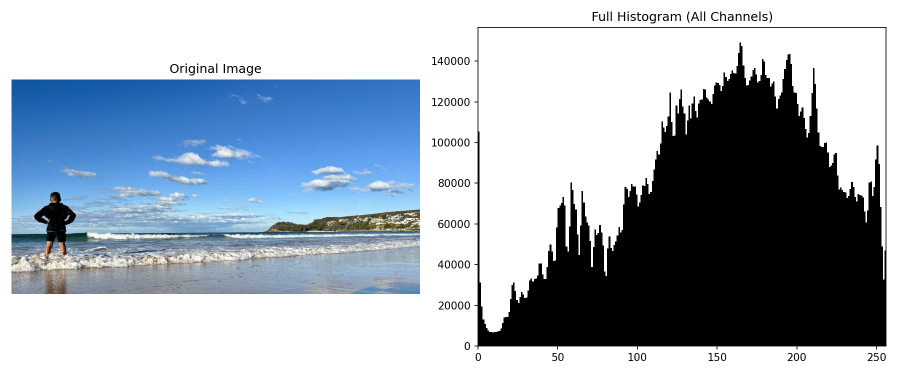
#> input picture prep-scratch/histogram_original.png, 1800 x 750 px, given as the content of the folder inputs, which was not available (shown at 1/2 size)
$ python histograms.py
#> lines starting #> are read from the running program, lines starting #| are printed output that depends on the picture; after the words box and inside, x2 and y2 are one past the last pixel; in counts of white or black regions, pixels touching at a corner belong together; pictures that were not available may be replaced by others from this repository, and a replacement may not be noted
import cv2
import matplotlib
matplotlib.use('Agg')  # Non-interactive backend - saves files without displaying
import matplotlib.pyplot as plt
import numpy as np
import os
import glob

# Folders
input_folder = 'inputs'
output_folder = 'output'
os.makedirs(output_folder, exist_ok=True)

# Find all images in the inputs folder
image_extensions = ['*.jpg', '*.jpeg', '*.png', '*.bmp', '*.tiff', '*.tif']
image_files = []
for ext in image_extensions:
    image_files.extend(glob.glob(os.path.join(input_folder, ext)))
    image_files.extend(glob.glob(os.path.join(input_folder, ext.upper())))

if not image_files:
    print(f"No images found in '{input_folder}/' folder.")
    print("Please add images (.jpg, .png, .bmp, .tiff) to the inputs folder.")
    exit(1)

print(f"Found {len(image_files)} image(s) in '{input_folder}/'")


def create_color_histogram(img_rgb, ax, title):
    """Create a histogram where each bar is colored by the average color at that brightness level."""
    # Calculate brightness (luminance) for each pixel
    brightness = np.mean(img_rgb, axis=2).astype(int)

    # For each brightness level, find the average color of pixels at that level
    colors = []
    counts = []

    for level in range(256):
        mask = brightness == level
        count = np.sum(mask)
        counts.append(count)

        if count > 0:
            # Average color of all pixels at this brightness level
            avg_color = img_rgb[mask].mean(axis=0) / 255.0  # Normalize to 0-1 for matplotlib
            colors.append(avg_color)
        else:
            colors.append([0, 0, 0])  # Black for empty bins

    # Plot each bar with its corresponding color
    for level in range(256):
        if counts[level] > 0:
            ax.bar(level, counts[level], width=1, color=colors[level], edgecolor='none')

    ax.set_title(title)
    ax.set_xlabel('Pixel Intensity (0=dark, 255=bright)')
    ax.set_ylabel('Pixel Count')
    ax.set_xlim([0, 256])


def process_image(image_path):
    """Process a single image and generate all histogram outputs."""
#> called with image_path = '_only/histogram_original.png'
    # Get the base name without extension for output filenames
    basename = os.path.splitext(os.path.basename(image_path))[0]

    print(f"\nProcessing: {image_path}")

    # Load the image
    img_bgr = cv2.imread(image_path)
#> img_bgr is the input picture: shape (750, 1800, 3); mean B, G, R 185.3, 173.6, 162.5
    if img_bgr is None:
        print(f"  Error: Could not load image '{image_path}'")
        return

    img_rgb = cv2.cvtColor(img_bgr, cv2.COLOR_BGR2RGB)

    # --- Figure 1: Original Image with Color Histogram ---
    fig1, (ax1, ax2) = plt.subplots(1, 2, figsize=(12, 5))
    ax1.imshow(img_rgb)
    ax1.set_title('Original Image')
    ax1.axis('off')
    create_color_histogram(img_rgb, ax2, 'Color Histogram (bars colored by avg color at each brightness)')
#> in create_color_histogram, `brightness = np.mean(img_rgb, axis=2).astype(int)`:
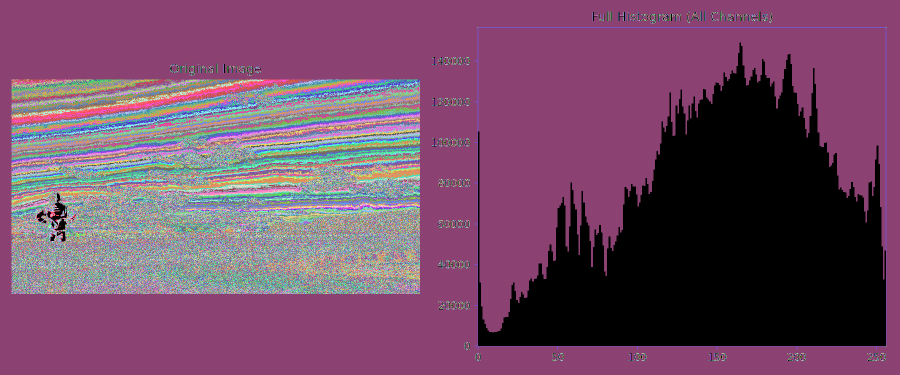
#> brightness: shape (750, 1800) int64 (shown at 1/2 size); 256 distinct labels, from 0 to 255; one colour per label, 0 black
#> the loop in create_color_histogram, `for level in range(256):` made 256 passes
#> (count, avg_color) on passes 1 to 12: (280139, [6.86e-07, 6.86e-07, 7.01e-06]), (494, [0.00235, 0.00301, 0.0093]), (276, [0.00536, 0.00695, 0.0142]), (237, [0.00935, 0.0111, 0.0176]), (211, [0.0132, 0.015, 0.0218]), (171, [0.0171, 0.0194, 0.0252]), (161, [0.0215, 0.0232, 0.0287]), (275, [0.0259, 0.027, 0.0309]), (140, [0.0301, 0.0309, 0.0354]), (108, [0.0323, 0.0344, 0.0418]), (139, [0.0378, 0.0379, 0.0442]), (103, [0.0412, 0.0412, 0.0493])
#> pass 1, in create_color_histogram, `mask = brightness == level`:
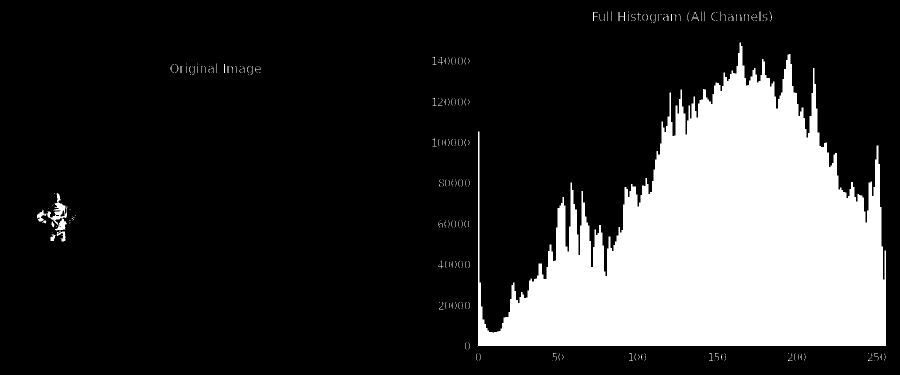
#> mask: shape (750, 1800) bool (shown at 1/2 size); 20.8% white; 284 white regions (243 under 20 px), largest, box (x1, y1, x2, y2) and area: (955, 85, 1772, 693) 275747, (94, 386, 135, 450) 790, (110, 437, 134, 461) 277
#> pass 2, in create_color_histogram, `mask = brightness == level`:
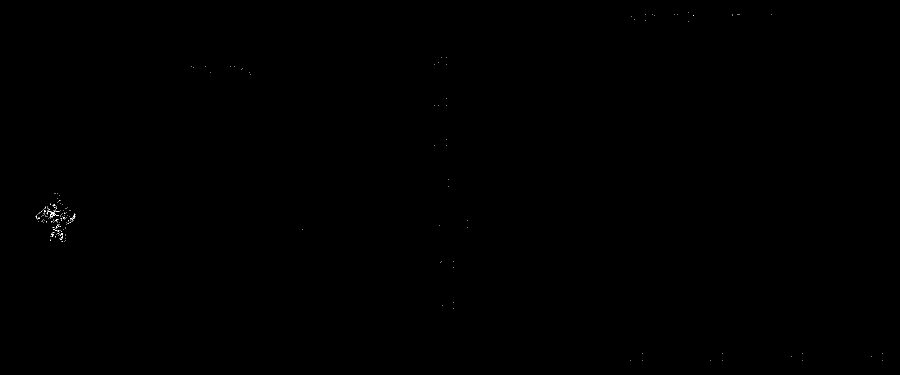
#> mask: shape (750, 1800) bool (shown at 1/2 size); 0.04% white in thin lines or dots, all inside (x1, y1, x2, y2) = (71, 24, 1765, 721)
#> after the loop in create_color_histogram, `for level in range(256):`: colors = 256 items, first 6: [6.86e-07, 6.86e-07, 7.01e-06], [0.00235, 0.00301, 0.0093], [0.00536, 0.00695, 0.0142], [0.00935, 0.0111, 0.0176], [0.0132, 0.015, 0.0218], [0.0171, 0.0194, 0.0252]; counts = 256 values, max 709797 at index 255, min 29 at index 26, mean 5273.4
    plt.tight_layout()
    fig1.savefig(os.path.join(output_folder, f'{basename}_histogram_original_color.png'), dpi=150)
    plt.close()

    # --- Figure 2: RGB Histograms ---
    fig2, (ax1, ax2) = plt.subplots(1, 2, figsize=(12, 5))
    ax1.imshow(img_rgb)
    ax1.set_title('Original Image')
    ax1.axis('off')
    colors_rgb = ['red', 'green', 'blue']
    for i, color in enumerate(colors_rgb):
        ax2.hist(img_rgb[:,:,i].ravel(), 256, range=[0, 256], color=color, alpha=0.5, label=color.capitalize())
    ax2.set_title('RGB Channel Histograms')
    ax2.set_xlabel('Pixel Intensity (0=black, 255=white)')
    ax2.set_ylabel('Pixel Count')
    ax2.legend()
    plt.tight_layout()
    fig2.savefig(os.path.join(output_folder, f'{basename}_histogram_rgb.png'), dpi=150)
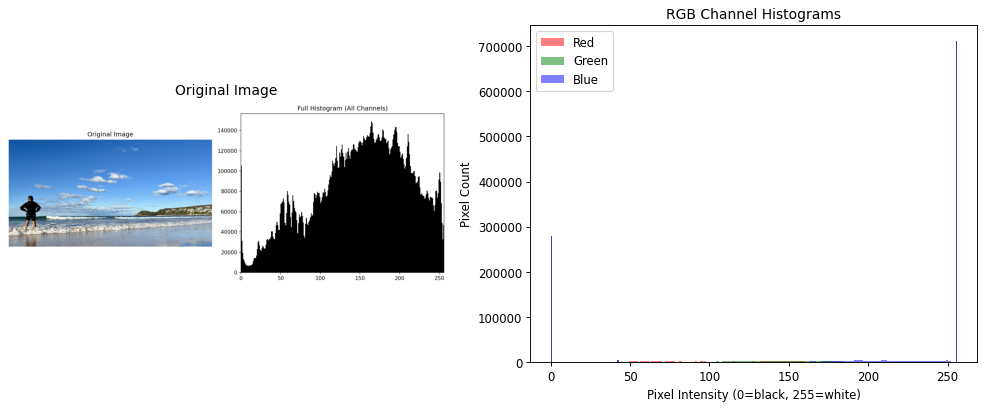
#> figure drawn by matplotlib, 2 panels; panel 2: tallest bar 709797 high, from x = 255 to 256; panel 2: tallest bar 709797 high, from x = 255 to 256; panel 2: tallest bar 709797 high, from x = 255 to 256
    plt.close()

    # --- Figure 3: Low-Res Image with Color Histogram (showing bunching) ---
    # Scale down dramatically to show histogram bunching effect
    # Using only 2% of original size (e.g., a 1000px image becomes 20px)
    scale_factor = 0.02
    width = int(img_rgb.shape[1] * scale_factor)
#> width = 36
    height = int(img_rgb.shape[0] * scale_factor)
#> height = 15
    # Ensure minimum size of 1x1
    width = max(1, width)
    height = max(1, height)
    # Use INTER_NEAREST to avoid interpolation smoothing, which emphasizes bunching
    img_low_res = cv2.resize(img_rgb, (width, height), interpolation=cv2.INTER_NEAREST)

    # Save the low-res image
    lowres_path = os.path.join(output_folder, f'{basename}_lowres.jpg')
    cv2.imwrite(lowres_path, cv2.cvtColor(img_low_res, cv2.COLOR_RGB2BGR))
    print(f"  Low-res image saved: {width}x{height} pixels")
#|   Low-res image saved: 36x15 pixels

    fig3, (ax1, ax2) = plt.subplots(1, 2, figsize=(12, 5))
    ax1.imshow(img_low_res)
    ax1.set_title(f'Low-Res Image ({width}x{height})')
    ax1.axis('off')
    create_color_histogram(img_low_res, ax2, 'Color Histogram - Low Res (shows bunching)')
#> the loop in create_color_histogram (call 2), `for level in range(256):` made 256 passes
#> (count, avg_color) on passes 1, 19, 28, 53, 56, 75, 76, 77, 87, 90, 96, 100: (106, [0, 0, 0]), (2, [0.0725, 0.0686, 0.0745]), (1, [0.165, 0.0784, 0.0824]), (1, [0.231, 0.231, 0.149]), (1, [0.267, 0.259, 0.125]), (1, [0.333, 0.318, 0.227]), (1, [0.369, 0.337, 0.184]), (1, [0.345, 0.318, 0.239]), (1, [0.412, 0.408, 0.2]), (1, [0.325, 0.349, 0.373]), (1, [0.0863, 0.365, 0.671]), (1, [0.11, 0.38, 0.682])
#> count on passes 2 to 7: 0, 0, 0, 0, 0, 0
    plt.tight_layout()
    fig3.savefig(os.path.join(output_folder, f'{basename}_histogram_lowres_color.png'), dpi=150)
    plt.close()

    # --- Figure 4: Low-Res Image with RGB Channel Histograms ---
    fig4, (ax1, ax2) = plt.subplots(1, 2, figsize=(12, 5))
    ax1.imshow(img_low_res)
    ax1.set_title(f'Low-Res Image ({width}x{height})')
    ax1.axis('off')
    for i, color in enumerate(colors_rgb):
        ax2.hist(img_low_res[:,:,i].ravel(), 256, range=[0, 256], color=color, alpha=0.5, label=color.capitalize())
    ax2.set_title('RGB Channel Histograms - Low Res (shows bunching)')
    ax2.set_xlabel('Pixel Intensity (0=black, 255=white)')
    ax2.set_ylabel('Pixel Count')
    ax2.legend()
    plt.tight_layout()
    fig4.savefig(os.path.join(output_folder, f'{basename}_histogram_lowres_rgb.png'), dpi=150)
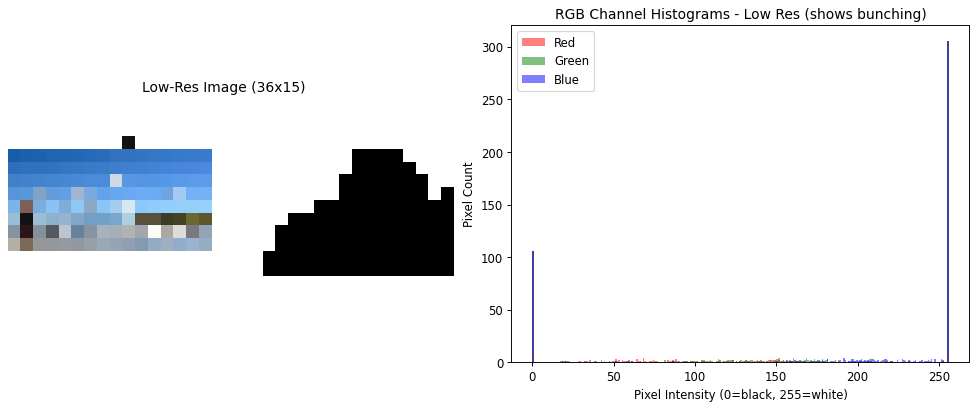
#> figure drawn by matplotlib, 2 panels; panel 2: tallest bar 305 high, from x = 255 to 256; panel 2: tallest bar 305 high, from x = 255 to 256; panel 2: tallest bar 305 high, from x = 255 to 256
    plt.close()

    # --- Figure 5: Grayscale Image and Histogram ---
    img_gray = cv2.cvtColor(img_bgr, cv2.COLOR_BGR2GRAY)
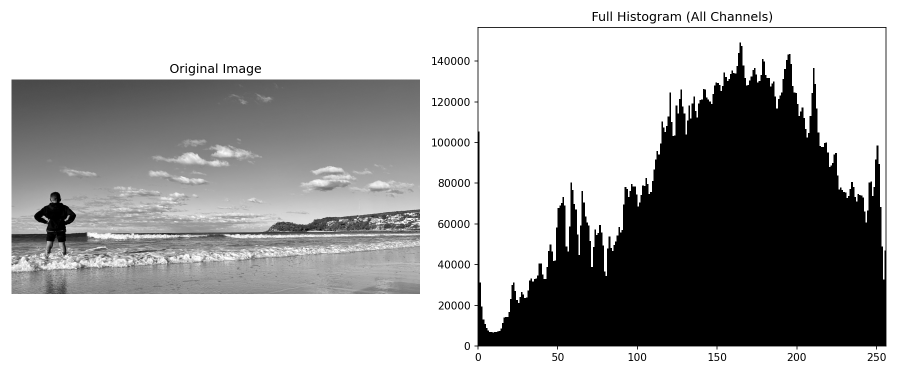
#> img_gray: shape (750, 1800) (shown at 1/2 size); min 0, max 255, mean 171.6

    fig5, (ax1, ax2) = plt.subplots(1, 2, figsize=(12, 5))
    ax1.imshow(img_gray, cmap='gray')
    ax1.set_title('Grayscale Image')
    ax1.axis('off')
    ax2.hist(img_gray.ravel(), 256, range=[0, 256], color='gray')
    ax2.set_title('Grayscale Histogram')
    ax2.set_xlabel('Pixel Intensity (0=black, 255=white)')
    ax2.set_ylabel('Pixel Count')
    plt.tight_layout()
    fig5.savefig(os.path.join(output_folder, f'{basename}_histogram_grayscale.png'), dpi=150)
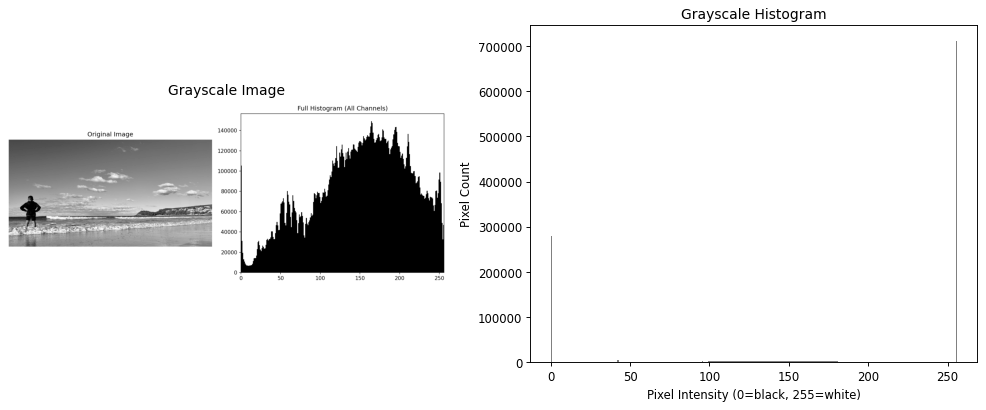
#> figure drawn by matplotlib, 2 panels; panel 2: tallest bar 709797 high, from x = 255 to 256
    plt.close()

    print(f"  Generated 5 histogram images for '{basename}'")


# Process all images
for image_path in image_files:
    process_image(image_path)

print(f"\n{'='*50}")
print(f"All outputs saved to '{output_folder}/' folder")
print(f"For each image, the following files were created:")
print("  - <name>_histogram_original_color.png")
print("  - <name>_histogram_rgb.png")
print("  - <name>_histogram_lowres_color.png")
print("  - <name>_histogram_lowres_rgb.png")
print("  - <name>_histogram_grayscale.png")
print("  - <name>_lowres.jpg")
